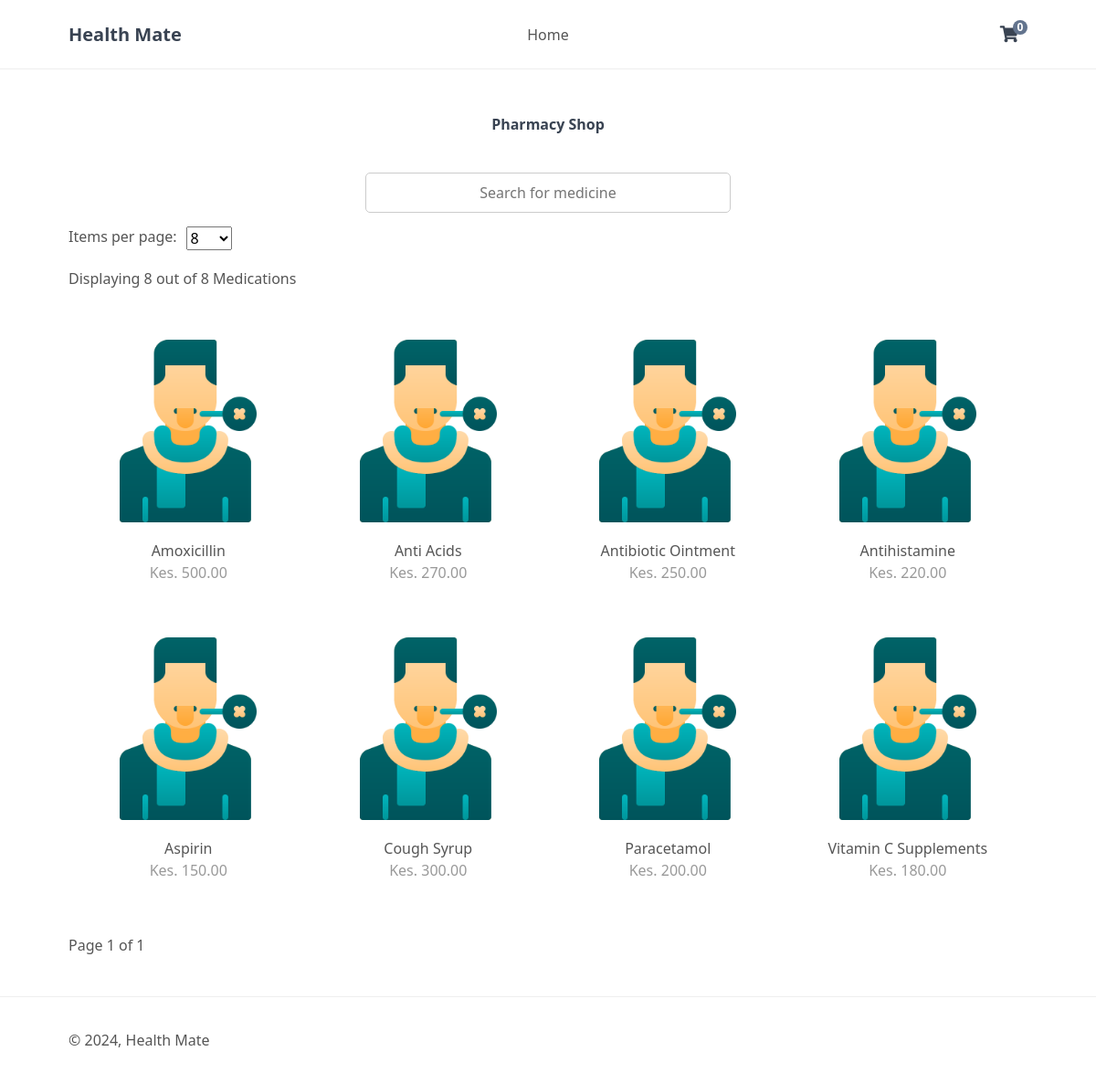
Page /pharmacy/shopping/pharmacy.php on the committed database.
### tables this page shows
CREATE TABLE `medicine` (
  `MedicineID` int(11) NOT NULL,
  `MedicineName` varchar(255) NOT NULL,
  `MedicinePhoto` varchar(255) DEFAULT NULL,
  `UseCase` text NOT NULL,
  `MedicinePrice` decimal(10,2) NOT NULL,
  `AvailableStock` int(11) DEFAULT NULL,
  `DateCreated` timestamp NOT NULL DEFAULT current_timestamp()
);

### pharmacy/shopping/pharmacy.php (the view, shortened to what this page needs)
<?php
include '../includes/connect.php';
include 'functions.php';
$defaultItemsPerPage = 8;
$itemsOptions = [4, 6, 8];
$current_page = isset($_GET['p']) && is_numeric($_GET['p']) ? (int)$_GET['p'] : 1;
$NumberOfMedicineOnEachPage = isset($_GET['items']) && in_array($_GET['items'], $itemsOptions) ? (int)$_GET['items'] : $defaultItemsPerPage;
$totalStmt = $conn->prepare('SELECT COUNT(*) AS total FROM medicine');
$totalStmt->execute();
$totalResult = $totalStmt->get_result();
$totalRow = $totalResult->fetch_assoc();
$totalMedicines = (int)$totalRow['total'];
$stmt = $conn->prepare('SELECT * FROM medicine ORDER BY MedicineName ASC LIMIT ?, ?');
$offset = ($current_page - 1) * $NumberOfMedicineOnEachPage;
$stmt->bind_param('ii', $offset, $NumberOfMedicineOnEachPage);
$stmt->execute();
$result = $stmt->get_result();
$medicines = $result->fetch_all(MYSQLI_ASSOC);
$totalPages = ceil($totalMedicines / $NumberOfMedicineOnEachPage);
?>
<?= template_header('Pharmacy') ?>
<div class="products content-wrapper">
    <h1><strong>Pharmacy Shop</strong></h1>
    <div class="searchBox">
    <input type="text" id="searchQuery" placeholder="Search for medicine">
    </div>
    <form method="GET" action="pharmacy.php" style="margin-bottom: 20px; display:flex; gap:10px; align-items:flex-start">
        <label for="itemsPerPage">Items per page:</label>
        <select style="width: 50px;" id="itemsPerPage" name="items" onchange="this.form.submit()">
            <?php foreach ($itemsOptions as $option): ?>
                <option value="<?= $option ?>" <?= $option == $NumberOfMedicineOnEachPage ? 'selected' : '' ?>><?= $option ?></option>
            <?php endforeach; ?>
        </select>
    </form>
    <p style="text-align: start;">Displaying <?= htmlspecialchars($NumberOfMedicineOnEachPage) ?> out of <?= htmlspecialchars($totalMedicines) ?> Medications</p>
    <div class="products-wrapper">
        <?php foreach ($medicines as $medicine): ?>
            <a style="display:flex; flex-direction:column; align-items:center" class="product" href="medicine.php?MedicineID=<?= htmlspecialchars($medicine['MedicineID']); ?>">
                <img src="../uploads/<?= htmlspecialchars($medicine['MedicinePhoto']); ?>" width="200" height="200" alt="<?= htmlspecialchars($medicine['MedicineName']); ?>">
                <span style="text-align: center;" class="name"><?= htmlspecialchars($medicine['MedicineName']); ?></span>
                <span style="text-align: center;" class="price">Kes. <?= htmlspecialchars($medicine['MedicinePrice']); ?></span>
            </a>
        <?php endforeach; ?>
    </div>
    <div class="pagination-buttons" style="display: flex; justify-content: space-between; align-items: center;">
        <span>Page <?= htmlspecialchars($current_page) ?> of <?= htmlspecialchars($totalPages) ?></span>
    </div>
</div>
<?= template_footer() ?>

### pharmacy/shopping/functions.php
<?php
function template_header($title) {
    $num_items_in_cart = isset($_SESSION['cart']) ? count($_SESSION['cart']) : 0;
    echo <<<EOT
    <!DOCTYPE html>
    <html>
        <head>
            <meta charset="utf-8">
            <title>$title</title>
            <link href="cart.css" rel="stylesheet" type="text/css">
            <link rel="stylesheet" href="https://use.fontawesome.com/releases/v5.7.1/css/all.css">
        </head>
        <body>
            <header>
                <div class="content-wrapper">
                    <h1>Health Mate</h1>
                    <nav>
                        <a href="../index.php">Home</a>
                    </nav>
                    <div class="link-icons">
                        <a href="cart.php">
                            <i class="fas fa-shopping-cart"></i>
                            <span>$num_items_in_cart</span>
                        </a>
                    </div>
                </div>
            </header>
            <main>
    EOT;
    }
    function template_footer() {
    $year = date('Y');
    echo <<<EOT
            </main>
            <footer>
                <div class="content-wrapper">
                    <p>&copy; $year, Health Mate</p>
                </div>
            </footer>
        </body>
    </html>
    EOT;
    }
?>

### pharmacy/shopping/cart.css (style rules this page uses)
* { box-sizing: border-box; font-family: system-ui, "Segoe UI", Roboto, Helvetica, Arial, sans-serif, "Apple Color Emoji", "Segoe UI Emoji", "Segoe UI Symbol"; font-size: 16px; }
html { height: 100%; }
body { position: relative; min-height: 100%; color: #555555; background-color: #ffffff; margin: 0; padding-bottom: 100px; }
h1, h2, h3, h4, h5 { color: #394352; }
.content-wrapper { width: 1050px; margin: 0 auto; }
header { border-bottom: 1px solid #eeeeee; }
header .content-wrapper { display: flex; }
header h1 { display: flex; flex-grow: 1; flex-basis: 0; font-size: 20px; margin: 0; padding: 24px 0; }
header nav { display: flex; flex-grow: 1; flex-basis: 0; justify-content: center; align-items: center; }
header nav a { text-decoration: none; color: #555555; padding: 10px 10px; margin: 0 10px; }
header .link-icons { display: flex; flex-grow: 1; flex-basis: 0; justify-content: flex-end; align-items: center; position: relative; }
header .link-icons a { text-decoration: none; color: #394352; padding: 0 10px; }
header .link-icons a i { font-size: 18px; }
header .link-icons a span { display: inline-block; text-align: center; background-color: #63748e; border-radius: 50%; color: #ffffff; font-size: 12px; line-height: 16px; width: 16px; height: 16px; font-weight: bold; position: absolute; top: 22px; right: 0; }
main .recentlyadded .products, main .products .products-wrapper { display: flex; flex-wrap: wrap; align-items: center; padding: 40px 0 0 0; }
main .recentlyadded .products .product, main .products .products-wrapper .product { display: block; overflow: hidden; text-decoration: none; width: 25%; padding-bottom: 60px; }
main .recentlyadded .products .product img, main .products .products-wrapper .product img { transform: scale(1); transition: transform 1s; }
main .recentlyadded .products .product .name, main .products .products-wrapper .product .name { display: block; color: #555555; padding: 20px 0 2px 0; }
main .recentlyadded .products .product .price, main .products .products-wrapper .product .price { display: block; color: #999999; }
main > .products h1 { display: block; font-weight: normal; margin: 0; padding: 40px 0; font-size: 24px; text-align: center; width: 100%; }
main > .products { text-align: right; padding-bottom: 40px; }
footer { position: absolute; bottom: 0; border-top: 1px solid #eeeeee; padding: 20px 0; width: 100%; }
.searchBox { display: flex; justify-content: center; align-items: center; }
#searchQuery { width: 400px; padding: 10px; margin-bottom: 15px; border: 1px solid #ccc; color: #555555; border-radius: 5px; text-align: center; justify-self: center; align-self: center; font-weight: 500; color: black; }

### rows in the picture
medicine: MedicinePhoto (placeholder picture), MedicineName "Amoxicillin", MedicinePrice "500.00"
medicine: MedicinePhoto (placeholder picture), MedicineName "Anti Acids", MedicinePrice "270.00"
medicine: MedicinePhoto (placeholder picture), MedicineName "Antibiotic Ointment", MedicinePrice "250.00"
medicine: MedicinePhoto (placeholder picture), MedicineName "Antihistamine", MedicinePrice "220.00"
medicine: MedicinePhoto (placeholder picture), MedicineName "Aspirin", MedicinePrice "150.00"
medicine: MedicinePhoto (placeholder picture), MedicineName "Cough Syrup", MedicinePrice "300.00"
medicine: MedicinePhoto (placeholder picture), MedicineName "Paracetamol", MedicinePrice "200.00"
medicine: MedicinePhoto (placeholder picture), MedicineName "Vitamin C Supplements", MedicinePrice "180.00"

### other values in the picture
$num_items_in_cart "0"
$NumberOfMedicineOnEachPage "8"
$totalMedicines "8"
$current_page "1"
$totalPages "1"
form field items "8"
